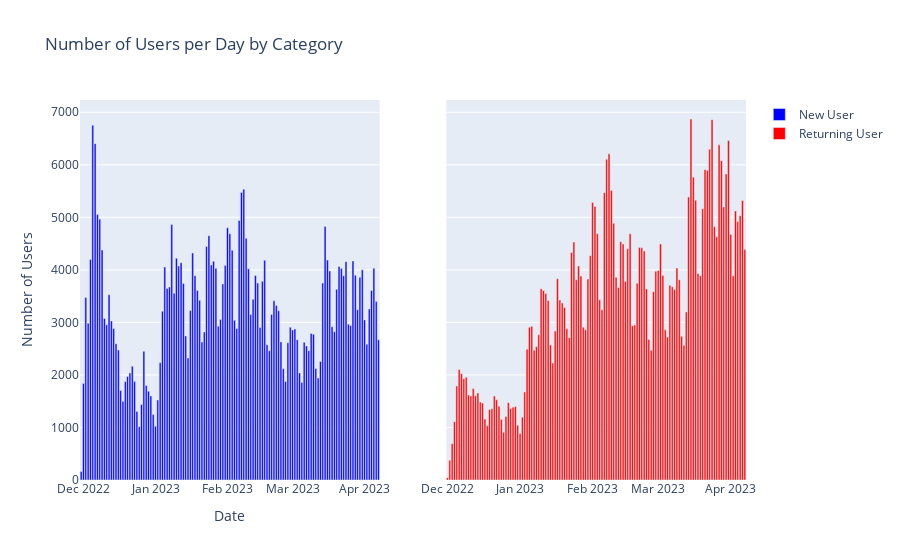

The code cell stored with this chart in its notebook:
### Code cell
#Create two subplots to see trend

#Split the data for new_user category
grouped_df_true = df_resampled[df_resampled['new_user'] == 'New User']
grouped_df_false = df_resampled[df_resampled['new_user'] == 'Returning User']

#Create two subplots
fig = make_subplots(rows=1, cols=2, shared_yaxes=True)

#Add the bar plots for each category to their respective subplots
fig.add_trace(go.Bar(x=grouped_df_true['date'], y=grouped_df_true['usr_userid'], name='New User', marker_color='blue'), row=1, col=1)
fig.add_trace(go.Bar(x=grouped_df_false['date'], y=grouped_df_false['usr_userid'], name='Returning User', marker_color='red'), row=1, col=2)

fig.update_layout(title='Number of Users per Day by Category', xaxis_title='Date', yaxis_title='Number of Users')
fig.show()
